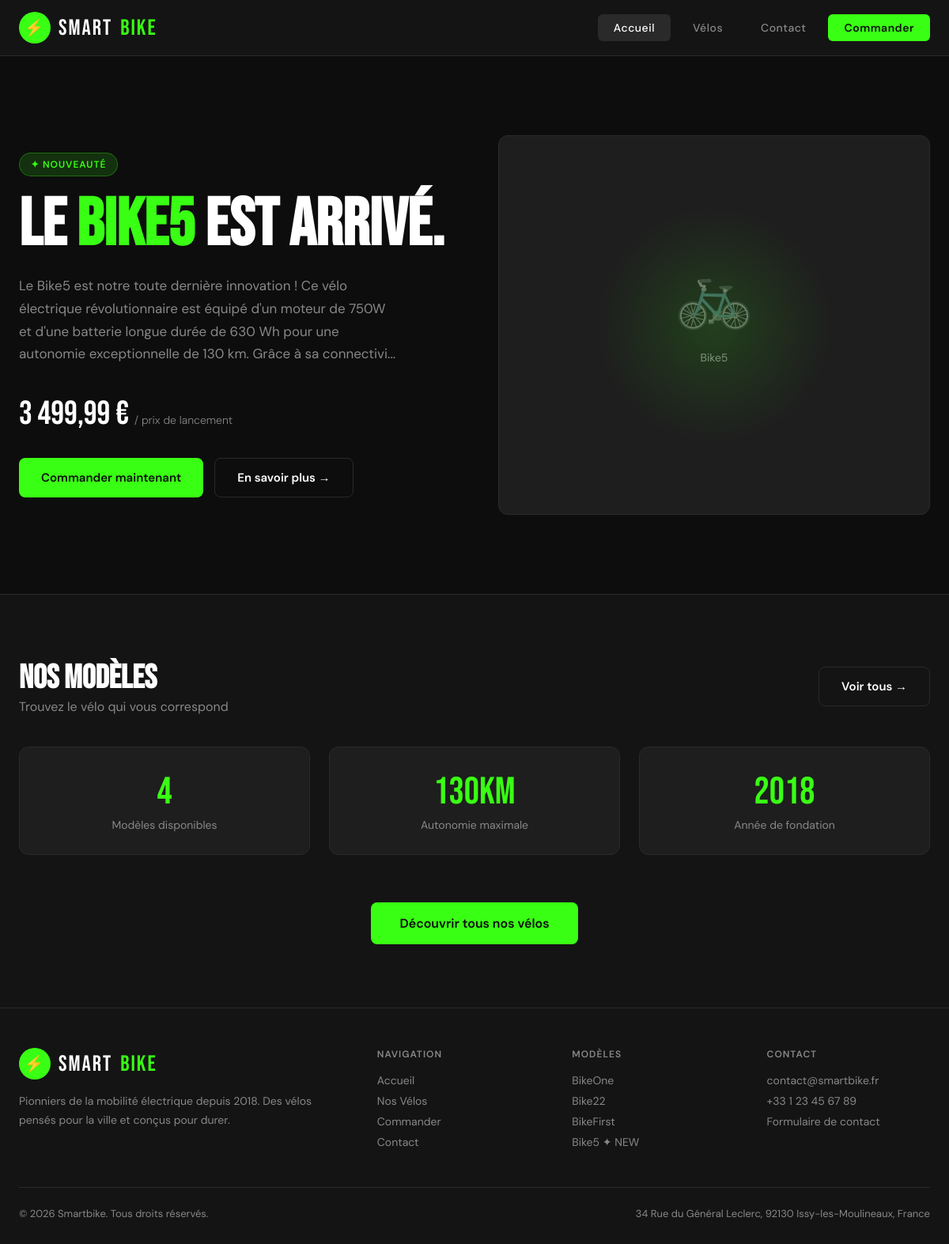
The page / on the database its author committed.
### tables this page shows
CREATE TABLE IF NOT EXISTS velos (
    id INT AUTO_INCREMENT PRIMARY KEY,
    nom VARCHAR(100) NOT NULL,
    description TEXT NOT NULL,
    prix DECIMAL(10,2) NOT NULL,
    photo VARCHAR(255) NOT NULL,
    date_ajout DATETIME DEFAULT CURRENT_TIMESTAMP
);

### index.php (the view, shortened to what this page needs)
<?php
require_once 'config.php';
$stmt = $pdo->query('SELECT * FROM velos ORDER BY date_ajout DESC LIMIT 1');
$velo = $stmt->fetch();
?>
<?php include 'header.php'; ?>
<?php if ($velo): ?>
<div class="hero">
    <div class="hero-content">
        <span class="hero-badge">✦ Nouveauté</span>
        <h1>Le <span><?= htmlspecialchars($velo['nom']) ?></span> est arrivé.</h1>
        <p><?= htmlspecialchars(mb_substr($velo['description'], 0, 220)) ?>...</p>
        <div class="hero-price">
            <?= number_format($velo['prix'], 2, ',', ' ') ?> €
            <small> / prix de lancement</small>
        </div>
        <div style="display:flex;gap:14px;flex-wrap:wrap;">
            <a href="commander.php?id=<?= $velo['id'] ?>" class="btn btn-primary">Commander maintenant</a>
            <a href="velo.php?id=<?= $velo['id'] ?>" class="btn btn-outline">En savoir plus →</a>
        </div>
    </div>
    <div class="hero-img">
        <?php if (file_exists($velo['photo'])): ?>
            <img src="<?= htmlspecialchars($velo['photo']) ?>" alt="<?= htmlspecialchars($velo['nom']) ?>">
        <?php else: ?>
            <div class="hero-img-placeholder">
                <div class="bike-icon">🚲</div>
                <p><?= htmlspecialchars($velo['nom']) ?></p>
            </div>
        <?php endif; ?>
    </div>
</div>
<section style="background:var(--dark2);padding:80px 0;border-top:1px solid var(--gray);">
    <div class="container">
        <div style="display:flex;justify-content:space-between;align-items:center;margin-bottom:40px;">
            <div>
                <h2 style="font-family:'Bebas Neue',sans-serif;font-size:42px;color:var(--white);">Nos Modèles</h2>
                <p style="color:var(--muted);">Trouvez le vélo qui vous correspond</p>
            </div>
            <a href="velos.php" class="btn btn-outline">Voir tous →</a>
        </div>
        <div style="display:grid;grid-template-columns:repeat(3,1fr);gap:24px;margin-bottom:60px;">
            <div style="background:var(--dark3);border:1px solid var(--gray);border-radius:12px;padding:28px;text-align:center;">
                <div style="font-family:'Bebas Neue',sans-serif;font-size:48px;color:var(--green);">4</div>
                <div style="color:var(--muted);font-size:14px;margin-top:4px;">Modèles disponibles</div>
            </div>
            <div style="background:var(--dark3);border:1px solid var(--gray);border-radius:12px;padding:28px;text-align:center;">
                <div style="font-family:'Bebas Neue',sans-serif;font-size:48px;color:var(--green);">130km</div>
                <div style="color:var(--muted);font-size:14px;margin-top:4px;">Autonomie maximale</div>
            </div>
            <div style="background:var(--dark3);border:1px solid var(--gray);border-radius:12px;padding:28px;text-align:center;">
                <div style="font-family:'Bebas Neue',sans-serif;font-size:48px;color:var(--green);">2018</div>
                <div style="color:var(--muted);font-size:14px;margin-top:4px;">Année de fondation</div>
            </div>
        </div>
        <div style="text-align:center;">
            <a href="velos.php" class="btn btn-primary" style="font-size:16px;padding:16px 36px;">Découvrir tous nos vélos</a>
        </div>
    </div>
</section>
<?php else: ?>
<div class="container" style="padding:80px 0;text-align:center;">
    <p style="color:var(--muted);">Aucun vélo disponible pour le moment.</p>
</div>
<?php endif; ?>
<?php include 'footer.php'; ?>

### style.css (style rules this page uses)
:root { --green: #39FF14; --dark: #0d0d0d; --dark2: #141414; --dark3: #1e1e1e; --gray: #2a2a2a; --light: #f0f0f0; --muted: #888; --white: #ffffff; --radius: 12px; --transition: 0.3s ease; }
* { margin: 0; padding: 0; box-sizing: border-box; }
body { font-family: 'DM Sans', sans-serif; background: var(--dark); color: var(--light); min-height: 100vh; display: flex; flex-direction: column; }
a { color: inherit; text-decoration: none; }
.container { max-width: 1200px; margin: 0 auto; padding: 0 24px; }
.hero { min-height: 85vh; display: grid; grid-template-columns: 1fr 1fr; align-items: center; gap: 60px; padding: 80px 0; max-width: 1200px; margin: 0 auto; padding-left: 24px; padding-right: 24px; }
.hero-badge { display: inline-block; background: rgba(57,255,20,0.15); color: var(--green); border: 1px solid rgba(57,255,20,0.3); padding: 6px 14px; border-radius: 20px; font-size: 12px; font-weight: 600; letter-spacing: 1px; text-transform: uppercase; margin-bottom: 20px; }
.hero h1 { font-family: 'Bebas Neue', sans-serif; font-size: clamp(56px, 7vw, 90px); line-height: 1; color: var(--white); margin-bottom: 20px; }
.hero h1 span { color: var(--green); }
.hero p { font-size: 17px; line-height: 1.7; color: var(--muted); margin-bottom: 36px; max-width: 480px; }
.hero-price { font-family: 'Bebas Neue', sans-serif; font-size: 42px; color: var(--white); margin-bottom: 30px; }
.hero-price small { font-family: 'DM Sans', sans-serif; font-size: 14px; color: var(--muted); font-weight: 300; }
.hero-img { position: relative; }
.hero-img-placeholder { width: 100%; height: 480px; background: var(--dark3); border-radius: var(--radius); display: flex; align-items: center; justify-content: center; flex-direction: column; gap: 16px; border: 1px solid var(--gray); }
.hero-img-placeholder .bike-icon { font-size: 80px; opacity: 0.5; }
.hero-img-placeholder p { color: var(--muted); font-size: 14px; }
.btn { display: inline-flex; align-items: center; gap: 8px; padding: 14px 28px; border-radius: 8px; font-weight: 600; font-size: 15px; cursor: pointer; transition: var(--transition); border: none; font-family: 'DM Sans', sans-serif; }
.btn-primary { background: var(--green); color: var(--dark); }
.btn-outline { background: transparent; color: var(--white); border: 1px solid var(--gray); }

### rows shown on the page
velos: nom "Bike5", description "Le Bike5 est notre toute dernière innovation ! Ce vélo électrique révolutionnaire est équipé d'un moteur de 750W et d'une batterie longue durée de 630 Wh pour une autonomie exceptionnelle de 130 km. Grâce à sa connectivi", prix "3 499,99"
